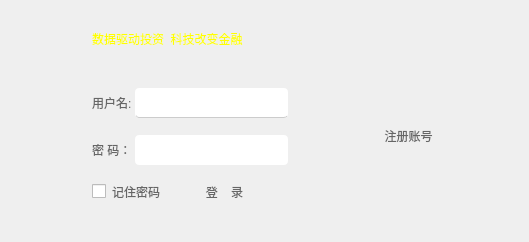
<?xml version="1.0" encoding="UTF-8"?>
<ui version="4.0">
 <class>Form</class>
 <widget class="QWidget" name="Form">
  <property name="geometry">
   <rect>
    <x>0</x>
    <y>0</y>
    <width>529</width>
    <height>242</height>
   </rect>
  </property>
  <property name="windowTitle">
   <string>Form</string>
  </property>
  <property name="styleSheet">
   <string notr="true"/>
  </property>
  <layout class="QVBoxLayout" name="verticalLayout_4">
   <property name="spacing">
    <number>0</number>
   </property>
   <property name="margin">
    <number>0</number>
   </property>
   <item>
    <widget class="QFrame" name="frame">
     <property name="styleSheet">
      <string notr="true">QLabel{
border-radius: 4px;
selection-background-color: darkgray;
lineedit-password-character: 9679;
selection-color: #0a214c;
background-color:(0,0,0,0);
color: #666666;
}

QLabel:hover {
color:rgb(166,137,124);
}
QToolButton{
border-radius: 4px;
selection-background-color: darkgray;
lineedit-password-character: 9679;
selection-color: #0a214c;
background-color:(0,0,0,0);
color: #666666;
}

QToolButton:hover {
color:rgb(166,137,124);
}
QCheckBox{
border-radius: 4px;
selection-background-color: darkgray;
lineedit-password-character: 9679;
selection-color: #0a214c;
background-color:(0,0,0,0);
color: #666666;
}

QCheckBox:hover {
color:rgb(166,137,124);
}</string>
     </property>
     <property name="frameShape">
      <enum>QFrame::NoFrame</enum>
     </property>
     <property name="frameShadow">
      <enum>QFrame::Sunken</enum>
     </property>
     <property name="lineWidth">
      <number>0</number>
     </property>
     <layout class="QVBoxLayout" name="verticalLayout_3">
      <property name="spacing">
       <number>0</number>
      </property>
      <property name="margin">
       <number>0</number>
      </property>
      <item>
       <layout class="QVBoxLayout" name="verticalLayout_2">
        <item>
         <layout class="QHBoxLayout" name="horizontalLayout_2">
          <item>
           <spacer name="horizontalSpacer">
            <property name="orientation">
             <enum>Qt::Horizontal</enum>
            </property>
            <property name="sizeHint" stdset="0">
             <size>
              <width>40</width>
              <height>20</height>
             </size>
            </property>
           </spacer>
          </item>
          <item>
           <widget class="QToolButton" name="QToolButton_Close">
            <property name="minimumSize">
             <size>
              <width>0</width>
              <height>30</height>
             </size>
            </property>
            <property name="font">
             <font>
              <family>Verdana</family>
              <weight>75</weight>
              <bold>true</bold>
             </font>
            </property>
            <property name="mouseTracking">
             <bool>false</bool>
            </property>
            <property name="focusPolicy">
             <enum>Qt::NoFocus</enum>
            </property>
            <property name="contextMenuPolicy">
             <enum>Qt::NoContextMenu</enum>
            </property>
            <property name="acceptDrops">
             <bool>false</bool>
            </property>
            <property name="layoutDirection">
             <enum>Qt::LeftToRight</enum>
            </property>
            <property name="autoFillBackground">
             <bool>false</bool>
            </property>
            <property name="styleSheet">
             <string notr="true"/>
            </property>
            <property name="locale">
             <locale language="Chinese" country="China"/>
            </property>
            <property name="inputMethodHints">
             <set>Qt::ImhNone</set>
            </property>
            <property name="text">
             <string/>
            </property>
            <property name="icon">
             <iconset resource="UI_Resource.qrc">
              <normaloff>:/Imag/Imag/closePressed.png</normaloff>:/Imag/Imag/closePressed.png</iconset>
            </property>
            <property name="autoRepeat">
             <bool>false</bool>
            </property>
            <property name="autoExclusive">
             <bool>false</bool>
            </property>
            <property name="popupMode">
             <enum>QToolButton::DelayedPopup</enum>
            </property>
            <property name="autoRaise">
             <bool>true</bool>
            </property>
           </widget>
          </item>
         </layout>
        </item>
        <item>
         <layout class="QHBoxLayout" name="horizontalLayout_5">
          <item>
           <spacer name="horizontalSpacer_6">
            <property name="orientation">
             <enum>Qt::Horizontal</enum>
            </property>
            <property name="sizeHint" stdset="0">
             <size>
              <width>40</width>
              <height>20</height>
             </size>
            </property>
           </spacer>
          </item>
          <item>
           <layout class="QVBoxLayout" name="verticalLayout">
            <item>
             <widget class="QLabel" name="label">
              <property name="styleSheet">
               <string notr="true">font: 60 18pt &quot;Arial&quot;;
color: rgb(255, 255, 0);
</string>
              </property>
              <property name="text">
               <string>数据驱动投资  科技改变金融</string>
              </property>
             </widget>
            </item>
            <item>
             <spacer name="verticalSpacer">
              <property name="orientation">
               <enum>Qt::Vertical</enum>
              </property>
              <property name="sizeHint" stdset="0">
               <size>
                <width>20</width>
                <height>40</height>
               </size>
              </property>
             </spacer>
            </item>
            <item>
             <layout class="QHBoxLayout" name="horizontalLayout_3">
              <property name="spacing">
               <number>3</number>
              </property>
              <item>
               <widget class="QLabel" name="label_2">
                <property name="styleSheet">
                 <string notr="true"/>
                </property>
                <property name="text">
                 <string>用户名:</string>
                </property>
               </widget>
              </item>
              <item>
               <widget class="QLineEdit" name="QLineEdit_user">
                <property name="minimumSize">
                 <size>
                  <width>0</width>
                  <height>30</height>
                 </size>
                </property>
                <property name="styleSheet">
                 <string notr="true">QLineEdit { 
border-bottom: 1px solid #CCCCCC; 
border-radius: 4px; 
color: #666666; 
font: 16px; 
selection-background-color: darkgray; 
selection-color: #0a214c; 
background-image: url(:/icons/bgxx.jpg);
} 
QLineEdit:hover{ 
} 
                </string>
                </property>
                <property name="text">
                 <string/>
                </property>
               </widget>
              </item>
             </layout>
            </item>
            <item>
             <spacer name="verticalSpacer_2">
              <property name="orientation">
               <enum>Qt::Vertical</enum>
              </property>
              <property name="sizeHint" stdset="0">
               <size>
                <width>20</width>
                <height>15</height>
               </size>
              </property>
             </spacer>
            </item>
            <item>
             <layout class="QHBoxLayout" name="horizontalLayout_4">
              <property name="spacing">
               <number>3</number>
              </property>
              <item>
               <widget class="QLabel" name="label_3">
                <property name="text">
                 <string>密 码：</string>
                </property>
               </widget>
              </item>
              <item>
               <widget class="QLineEdit" name="QLineEdit_Password">
                <property name="minimumSize">
                 <size>
                  <width>0</width>
                  <height>30</height>
                 </size>
                </property>
                <property name="styleSheet">
                 <string notr="true">QLineEdit{ 
border-radius: 4px;
selection-background-color: darkgray;
lineedit-password-character: 9679;
color: #666666;
font: 12px;
selection-color: #0a214c;
background-image: url(:/icons/bgxx.jpg);
} 
QLineEdit:hover{ 
}</string>
                </property>
                <property name="text">
                 <string/>
                </property>
               </widget>
              </item>
             </layout>
            </item>
            <item>
             <spacer name="verticalSpacer_3">
              <property name="orientation">
               <enum>Qt::Vertical</enum>
              </property>
              <property name="sizeHint" stdset="0">
               <size>
                <width>20</width>
                <height>15</height>
               </size>
              </property>
             </spacer>
            </item>
            <item>
             <layout class="QHBoxLayout" name="horizontalLayout">
              <item>
               <widget class="QCheckBox" name="QCheckBox_RemberPwd">
                <property name="styleSheet">
                 <string notr="true"/>
                </property>
                <property name="text">
                 <string>记住密码</string>
                </property>
                <property name="checked">
                 <bool>false</bool>
                </property>
               </widget>
              </item>
              <item>
               <spacer name="horizontalSpacer_2">
                <property name="orientation">
                 <enum>Qt::Horizontal</enum>
                </property>
                <property name="sizeHint" stdset="0">
                 <size>
                  <width>40</width>
                  <height>20</height>
                 </size>
                </property>
               </spacer>
              </item>
              <item>
               <widget class="QToolButton" name="QToolButton_Login">
                <property name="styleSheet">
                 <string notr="true"/>
                </property>
                <property name="text">
                 <string>登    录</string>
                </property>
                <property name="autoRepeatInterval">
                 <number>96</number>
                </property>
                <property name="autoRaise">
                 <bool>true</bool>
                </property>
               </widget>
              </item>
              <item>
               <spacer name="horizontalSpacer_3">
                <property name="orientation">
                 <enum>Qt::Horizontal</enum>
                </property>
                <property name="sizeHint" stdset="0">
                 <size>
                  <width>40</width>
                  <height>20</height>
                 </size>
                </property>
               </spacer>
              </item>
             </layout>
            </item>
            <item>
             <spacer name="verticalSpacer_4">
              <property name="orientation">
               <enum>Qt::Vertical</enum>
              </property>
              <property name="sizeHint" stdset="0">
               <size>
                <width>20</width>
                <height>40</height>
               </size>
              </property>
             </spacer>
            </item>
           </layout>
          </item>
          <item>
           <spacer name="horizontalSpacer_4">
            <property name="orientation">
             <enum>Qt::Horizontal</enum>
            </property>
            <property name="sizeHint" stdset="0">
             <size>
              <width>40</width>
              <height>20</height>
             </size>
            </property>
           </spacer>
          </item>
          <item>
           <widget class="QToolButton" name="QToolButton_Register">
            <property name="font">
             <font>
              <pointsize>9</pointsize>
              <underline>false</underline>
             </font>
            </property>
            <property name="styleSheet">
             <string notr="true"/>
            </property>
            <property name="text">
             <string>注册账号</string>
            </property>
            <property name="autoRaise">
             <bool>true</bool>
            </property>
           </widget>
          </item>
          <item>
           <spacer name="horizontalSpacer_5">
            <property name="orientation">
             <enum>Qt::Horizontal</enum>
            </property>
            <property name="sizeHint" stdset="0">
             <size>
              <width>40</width>
              <height>20</height>
             </size>
            </property>
           </spacer>
          </item>
         </layout>
        </item>
       </layout>
      </item>
     </layout>
    </widget>
   </item>
  </layout>
 </widget>
 <resources>
  <include location="UI_Resource.qrc"/>
 </resources>
 <connections>
  <connection>
   <sender>QToolButton_Close</sender>
   <signal>clicked()</signal>
   <receiver>Form</receiver>
   <slot>close()</slot>
   <hints>
    <hint type="sourcelabel">
     <x>513</x>
     <y>16</y>
    </hint>
    <hint type="destinationlabel">
     <x>264</x>
     <y>120</y>
    </hint>
   </hints>
  </connection>
 </connections>
</ui>
